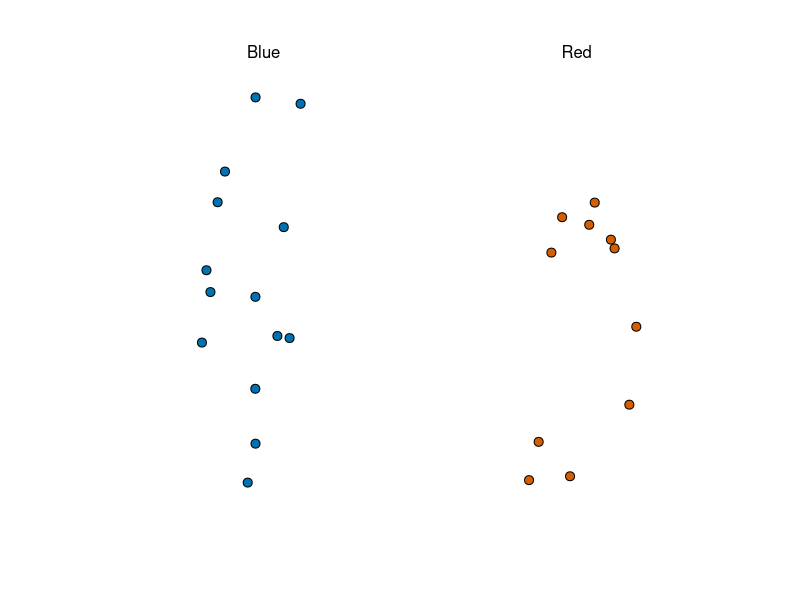
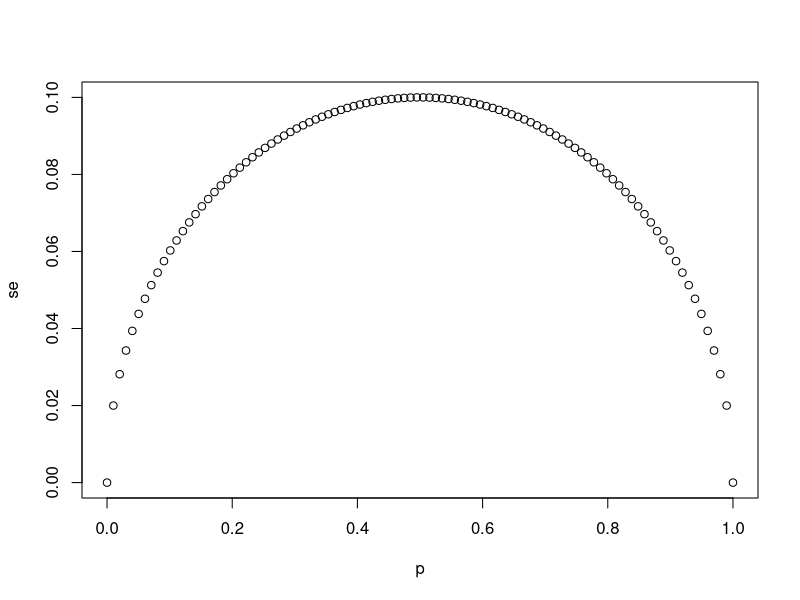
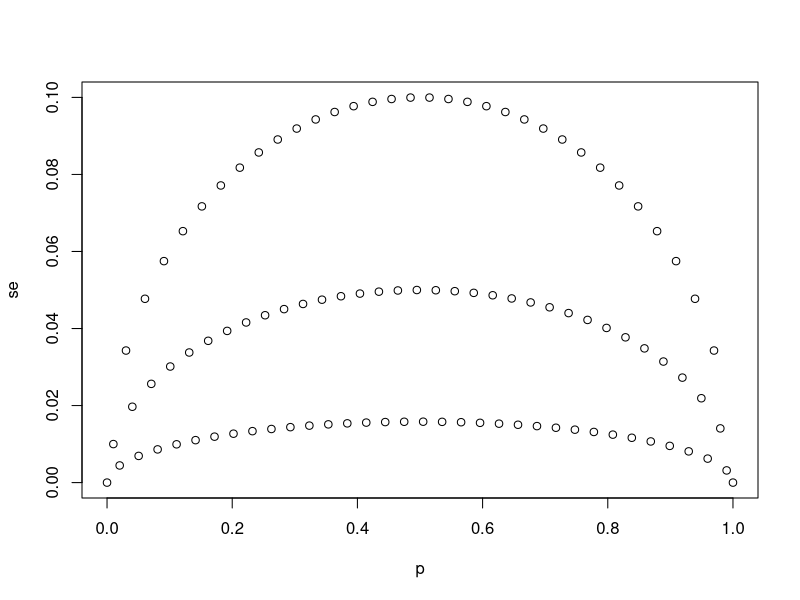
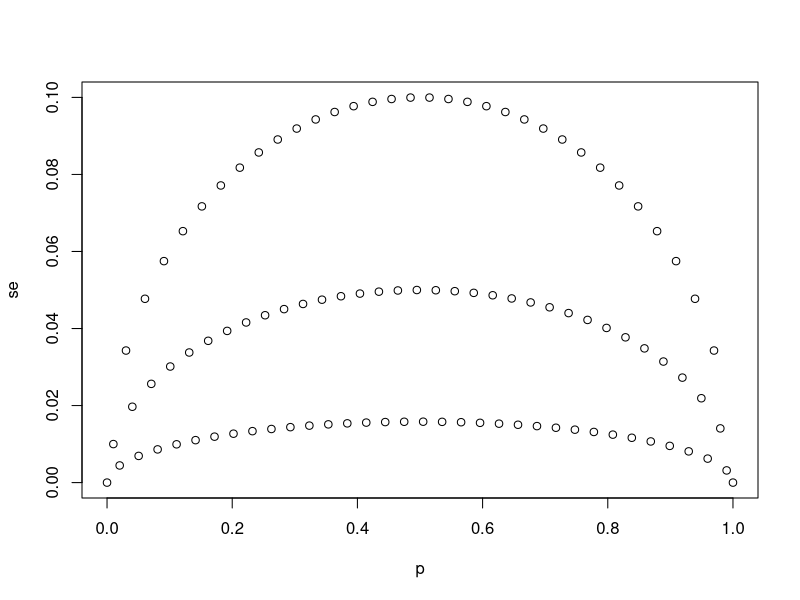
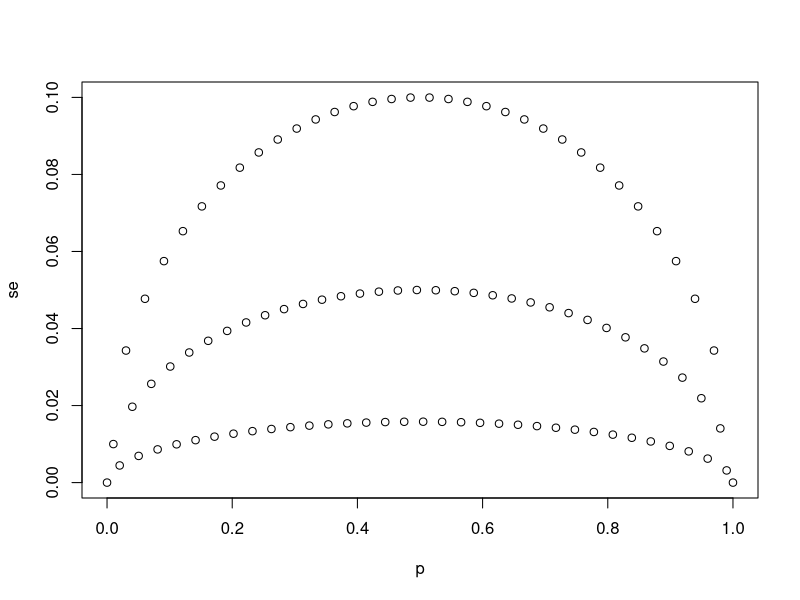

These figures' R source, in order:
## ---- chunk 1
library(tidyverse)
library(dslabs)
ds_theme_set()
take_poll(25)    # draw 25 beads
## ---- chunk 2
# `N` represents the number of people polled
N <- 25

# Create a variable `p` that contains 100 proportions ranging from 0 to 1 using the `seq` function
p <- seq(0,1, length.out = 100)
p

# Create a variable `se` that contains the standard error of each sample average
se <- sqrt(p*(1-p)/N)
se
# Plot `p` on the x-axis and `se` on the y-axis
plot(p, se)
## ---- chunk 3
# The vector `p` contains 100 proportions of Democrats ranging from 0 to 1 using the `seq` function
p <- seq(0, 1, length = 100)

# The vector `sample_sizes` contains the three sample sizes
sample_sizes <- c(25, 100, 1000)

# Write a for-loop that calculates the standard error `se` for every value of `p` for each of the three samples sizes `N` in the vector `sample_sizes`. Plot the three graphs, using the `ylim` argument to standardize the y-axis across all three plots.
for(n in sample_sizes){
    se <- sqrt(p*(1-p)/sample_sizes)
    plot(p, se, ylim = c(0, 0.1))
}
## ---- chunk 4
# `N` represents the number of people polled
N <- 25

# `p` represents the proportion of Democratic voters
p <- 0.45

# Calculate the standard error of the spread. Print this value to the console.
2*sqrt(p*(1-p)/N)
## ---- chunk 5
X_hat <- 0.48
se <- sqrt(X_hat*(1-X_hat)/25)
pnorm(0.01/se) - pnorm(-0.01/se)
